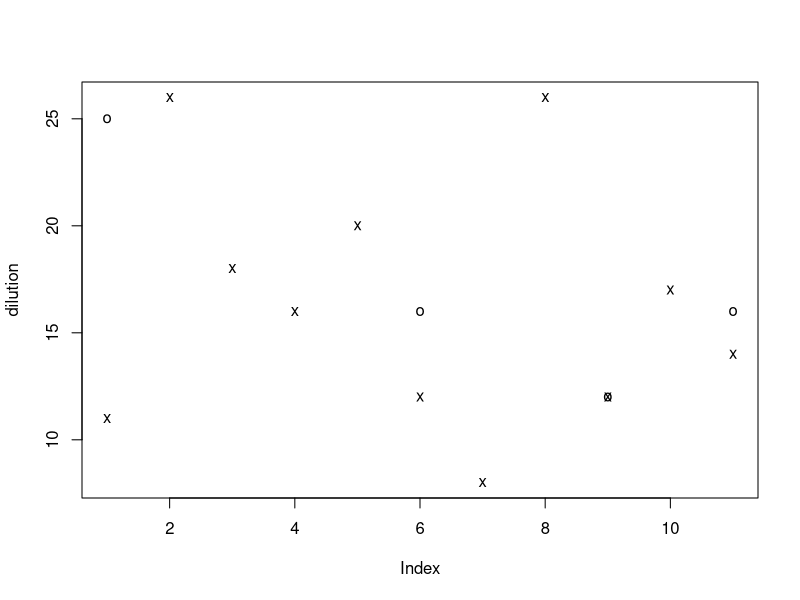

This chart was generated by the following R code: (Note: this script raises an error after producing the figure.)
# Data generated with this part of the code
# -------------------------------------------
set.seed(9256132)
BOD.mean = 14
BOD.sd = 0.4 * BOD.mean
N = 11

dilution <- round(rnorm(N, mean=BOD.mean, sd=BOD.sd))
manometric <- round(rnorm(N, mean=BOD.mean*1.6, sd=1.5*BOD.sd))


# Analysis of the data here:
dilution <-   c(11, 26, 18, 16, 20, 12,  8, 26, 12, 17, 14)
manometric <- c(25,  3, 27, 30, 33, 16, 28, 27, 12, 32, 16)

mean(manometric)
mean(dilution)

plot(dilution, type="p", pch="x")
lines(manometric, type="p", pch="o")

bitmap('/Users/kevindunn/Statistics course/Course notes/Assignments/Assignment 3/images/BOD-comparison-plot.png', type="png256", width=7, height=7, res=250, pointsize=14) 
par(mar=c(4.2, 4.2, 0.2, 0.2))  # (bottom, left, top, right); defaults are par(mar=c(5, 4, 4, 2) + 0.1)
plot(dilution-manometric, type="b", ylab="Dilution - Manometric", xlab="Sample number", cex.lab=1.5, cex.main=1.8, cex.sub=1.8, cex.axis=1.8)
abline(h=0, col="grey60")
dev.off()



# I used the same function in "brittleness-comparison-assignment3-2010.R"
group_difference <- function(groupA, groupB)
{    
    # This function assumes either group has missing data.  Calculate
    # the mean and variance omitting the missing values
    
    A.mean <- mean(groupA[!is.na(groupA)])
    A.var <- var(groupA[!is.na(groupA)])
    A.N <- length(groupA[!is.na(groupA)])

    B.mean <- mean(groupB[!is.na(groupB)])
    B.var <- var(groupB[!is.na(groupB)])
    B.N <- length(groupB[!is.na(groupB)])
    
    print(c(A.mean, B.mean, A.var, B.var, A.N, B.N))
    
    difference <- B.mean - A.mean
    var.DOF <- (A.N - 1 + B.N - 1)
    var.pooled <- ((A.N - 1) * A.var + (B.N - 1) * B.var) / var.DOF
    
    sd.denom <- sqrt(var.pooled *(1/A.N + 1/B.N))
    print(c(difference, var.DOF, var.pooled, sd.denom))
    z <- (difference - 0) / sd.denom
    t.critical <- pt(z, var.DOF)
    
    LB <- difference - qt(0.975, df=var.DOF)*sd.denom
    UB <- difference + qt(0.975, df=var.DOF)*sd.denom
return(list(z, t.critical, LB, UB))
}

group_difference(dilution, manometric)
# z = 1.858495
# t.critical = 0.96106 (1-0.001474538)
# -0.7677425 < mu.diff < 13.31320

t.test(dilution, manometric, alternative="two.sided", mu = 0, paired = FALSE, var.equal = TRUE, conf.level = 0.95)
#   Two Sample t-test
# 
# data:  dilution and manometric 
# t = -1.8585, df = 20, p-value = 0.07788
# alternative hypothesis: true difference in means is not equal to 0 
# 95 percent confidence interval:
#  -13.3131971   0.7677425 
# sample estimates:
# mean of x mean of y 
#  16.36364  22.63636 


# Drop out the second point
dilution[2] <- NA
manometric[2] <- NA
group_difference(dilution, manometric)
# z = 3.237439
# t.critical = 0.997715
# 3.2297 < mu.diff < 15.1703

t.test(dilution, manometric, alternative="two.sided", mu = 0, paired = FALSE, var.equal = TRUE, conf.level = 0.95)
#   Two Sample t-test
# 
# data:  dilution and manometric 
# t = -3.2374, df = 18, p-value = 0.00457
# alternative hypothesis: true difference in means is not equal to 0 
# 95 percent confidence interval:
#  -15.1703  -3.2297


#========================
# Pairing
#
groupA <- dilution
groupB <- manometric

diffs <- groupB[!is.na(groupA) & !is.na(groupB)] - groupA[!is.na(groupA) & !is.na(groupB)]

diffs
diffs.mean = mean(diffs)
diffs.sd = sd(diffs)
c(diffs.mean, diffs.sd)
diffs.N = length(diffs)
t.crit = qt(0.975, df=diffs.N-1)
LB = diffs.mean  - t.crit * diffs.sd / sqrt(diffs.N)
UB = diffs.mean  + t.crit * diffs.sd / sqrt(diffs.N)
c(LB, UB)